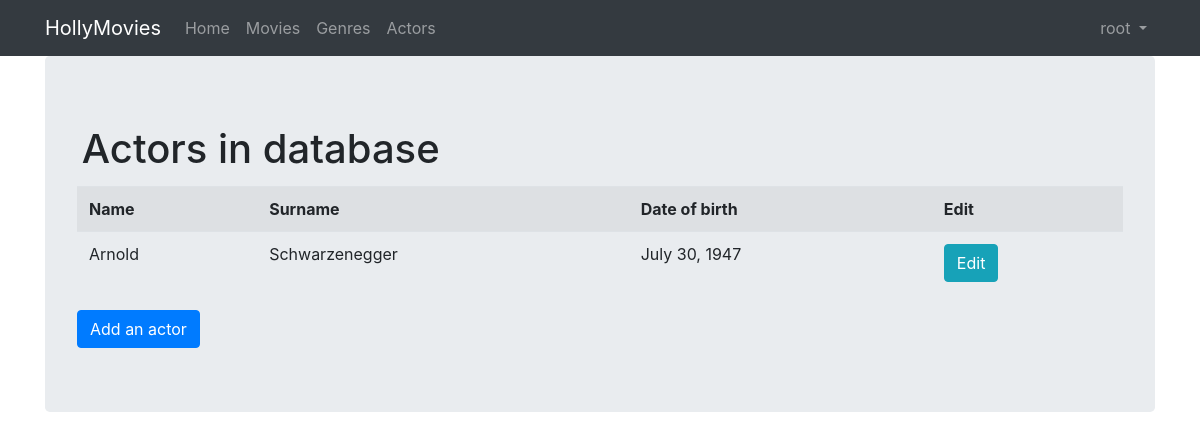
Page /actors (signed in) on the committed database.
### viewer/models.py (models this page shows, shortened)
class Actor(Model):
    firstname = CharField(max_length=128)
    lastname = CharField(max_length=128)
    birth_date = DateField(default=None)

### viewer/views.py (the view)
# urls.py: path('actors', ActorView.as_view(), name='actors'),
class ActorView(ListView):
    template_name = "actors.html"
    model = Actor

### viewer/templates/actors.html (shortened to what this page needs)
{% extends "base.html" %}
{% block content %}
    <h1>Actors in database</h1>
    <table class="table table-striped table-hover">
        <tr>
            <th>Name</th>
            <th>Surname</th>
            <th>Date of birth</th>
            {% if user.is_authenticated %}
                <th>Edit</th>
            {% endif %}
        </tr>
        {% for actor in object_list %}
            <tr>
                <td>{{ actor.firstname }}</td>
                <td>{{ actor.lastname }}</td>
                <td>{{ actor.birth_date }}</td>
                {% if user.is_authenticated %}
                    <td><a href="{%url 'actor_update' actor.id %}" class="btn btn-info">Edit</a></td>
                {% endif %}
            </tr>
        {% endfor %}
    </table>
    {% if user.is_authenticated %}
        <a href="{% url 'actor_add' %}" class="btn btn-primary">Add an actor</a>
    {% endif %}
{% endblock %}

### viewer/templates/base.html (shortened to what this page needs)
{% load static %}
{% load active_link_tags %}
<html {% if LANGUAGE_CODE %}lang="{{ LANGUAGE_CODE }}" {% endif %}>
<head>
    <link rel="stylesheet" href="https://stackpath.bootstrapcdn.com/bootstrap/4.2.1/css/bootstrap.min.css"
>
    <link href="{% static 'css/styles.css' %}" rel="stylesheet">
</head>
<body>
<nav class="navbar navbar-expand-lg navbar-dark bg-dark">
    <div class="container fixed">
        <a class="navbar-brand {% active_link 'index' strict=True %}" href="{% url 'index' %}">HollyMovies</a>
        <div class="collapse navbar-collapse" id="navbarNavAltMarkup">
            <ul class="navbar-nav mr-auto">
                <li class="nav-item">
                    <a class="nav-link {% active_link 'index' strict=True %}" href="{% url 'index' %}">
                        Home
                    </a>
                </li>
                <li class="nav-item">
                    <a class="nav-link {% active_link 'movies' strict=True %}" href="{% url 'movies' %}">
                        Movies
                    </a>
                </li>
                <li class="nav-item">
                    <a class="nav-link {% active_link 'genres' strict=True %}" href="{% url 'genres' %}">
                        Genres
                    </a>
                </li>
                <li class="nav-item">
                    <a class="nav-link {% active_link 'actors' strict=True %}" href="{% url 'actors' %}">
                        Actors
                    </a>
                </li>
            </ul>
            <ul class="navbar-nav">
            {% if user.is_authenticated %}
                <li class="nav-item dropdown">
                    <a class="nav-link dropdown-toggle {% active_link 'profile' strict=True %}" href="#" id="navbarDropdownMenuLink" role="button"
                       data-toggle="dropdown" aria-haspopup="true" aria-expanded="false">
                        {{ user.username }}
                    </a>
                </li>
        {% endif %}
    </div>
</nav>
<div class="container">
    <div class="jumbotron">
        {% block content %}{% endblock %}
    </div>
</div>
</body>
</html>

### viewer/static/css/styles.css (style rules this page uses)
h1 { padding: 0.3rem; }

### rows in the picture
Actor: firstname "Arnold", lastname "Schwarzenegger", birth_date "July 30, 1947"

### other values in the picture
{{ user.username }} "root"
